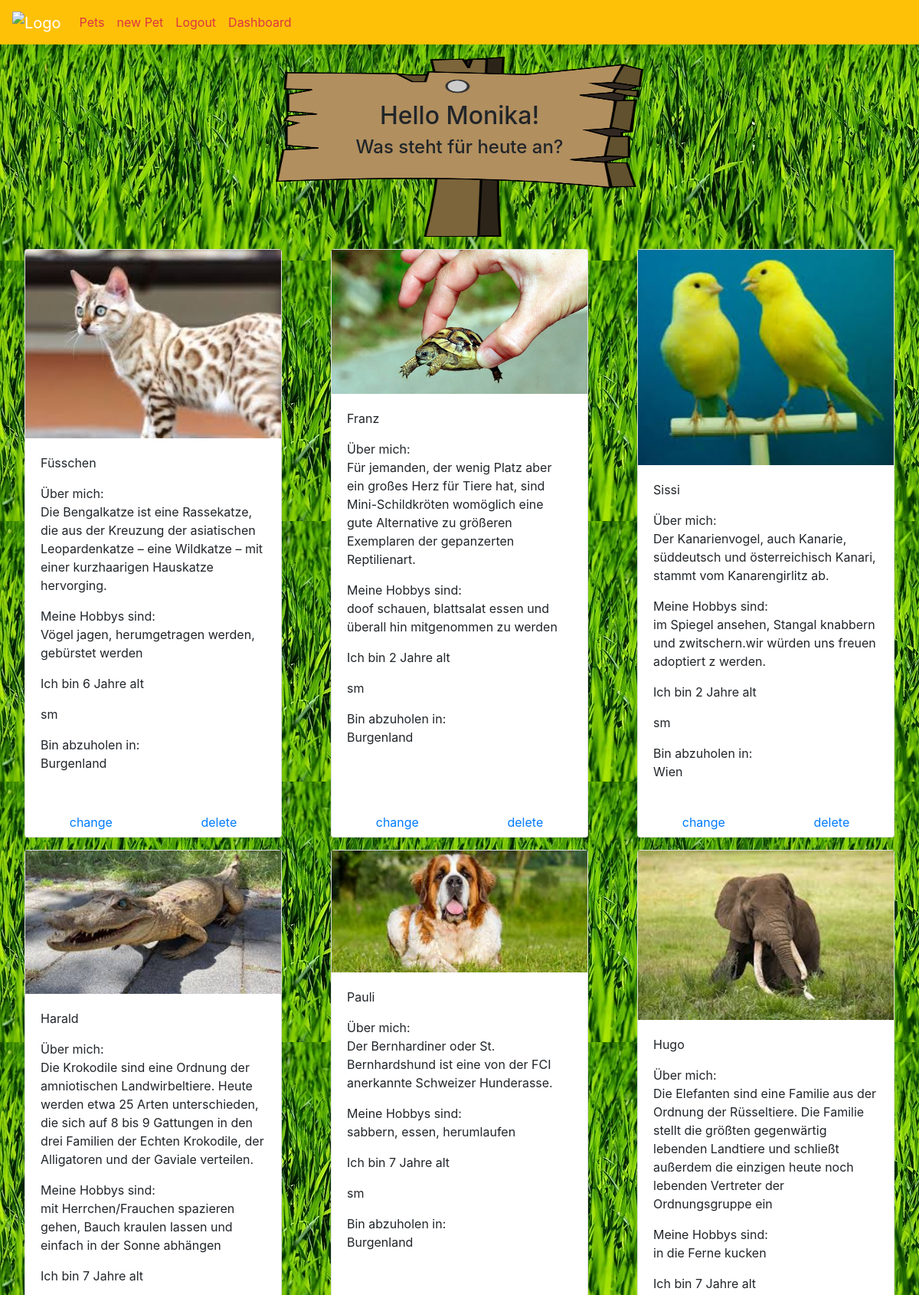
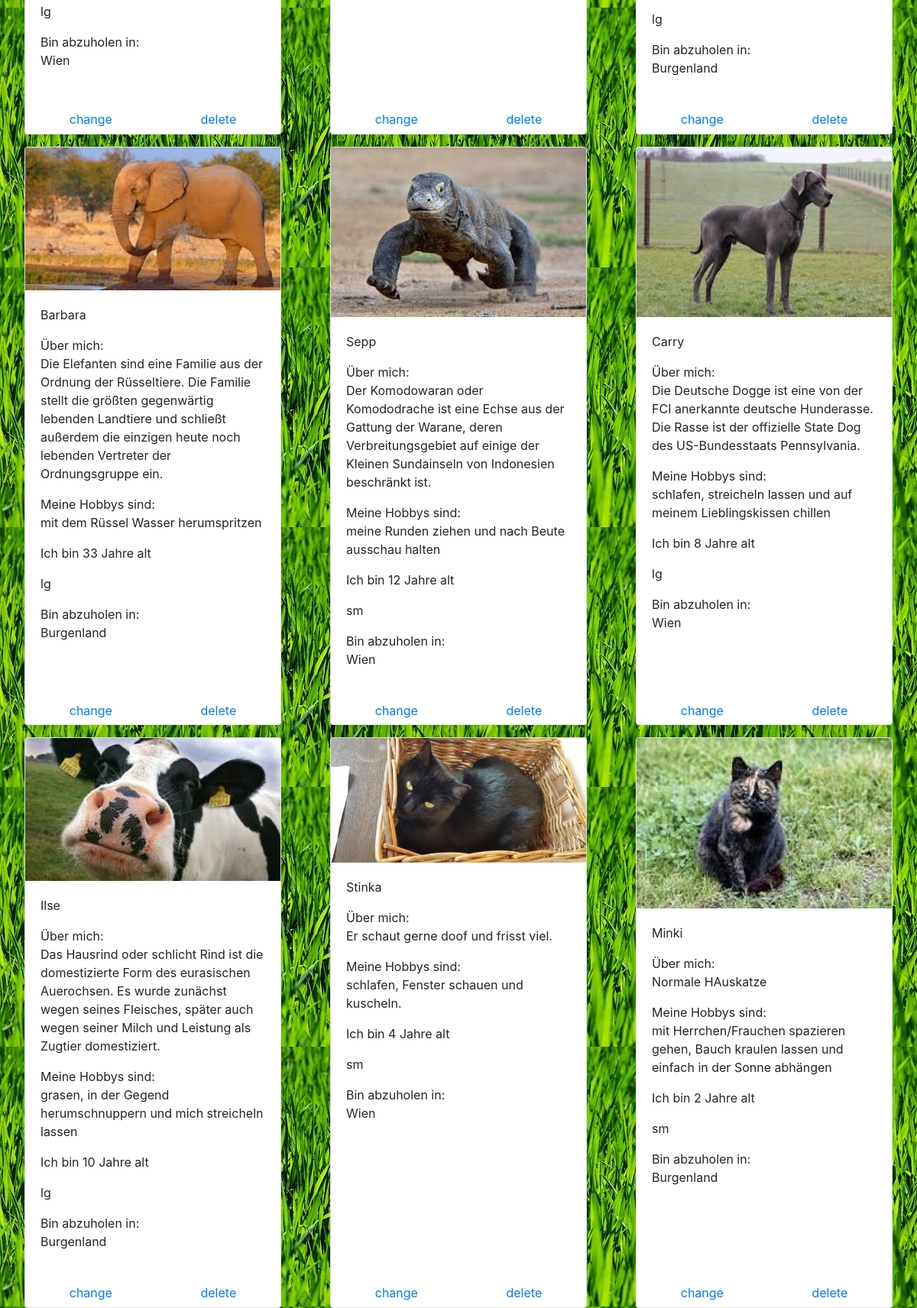
Screenshot of /admin.php (signed in) with the database file from the repository (2 pictures, top to bottom).
### tables this page shows
CREATE TABLE `users` (
  `user_id` int(11) NOT NULL,
  `userName` varchar(30) NOT NULL,
  `userEmail` varchar(60) NOT NULL,
  `userPass` varchar(255) NOT NULL,
  `status` enum('user','admin') DEFAULT 'user'
);

CREATE TABLE `animals` (
  `animal_id` int(11) NOT NULL,
  `name` varchar(50) NOT NULL,
  `img` text NOT NULL,
  `description` varchar(250) DEFAULT NULL,
  `age` int(20) NOT NULL,
  `hobbies` varchar(200) DEFAULT NULL,
  `typ` enum('sm','lg') NOT NULL,
  `fk_location_city` varchar(100) DEFAULT NULL
);

### admin.php (the view, shortened to what this page needs)
<?php
	require_once 'db_conn.php';
	$res = mysqli_query($conn, "SELECT * FROM users WHERE user_id=".$_SESSION['admin']);
	$userRow = mysqli_fetch_array($res, MYSQLI_ASSOC);
	$resPets = mysqli_query($conn, "SELECT * FROM animals");
?>
<!DOCTYPE html>
<html>
<head>
	<link rel="stylesheet" href="https://stackpath.bootstrapcdn.com/bootstrap/4.5.0/css/bootstrap.min.css">
	<link rel="stylesheet" type="text/css" href="style.css">
</head>
<body>
	<nav class="navbar navbar-expand-sm bg-warning navbar-dark sticky-top">
		<a class="navbar-brand" href="#">
    		<img src="img/logo.png" alt="Logo" style="width:60px;">
  		</a>
  		<ul class="navbar-nav">
    		<li class="nav-item">
      			<a class="nav-link text-danger" href="#">Pets</a>
    		</li>
    		<li class="nav-item">
      			<a class="nav-link text-danger" href="add.php">new Pet</a>
    		</li>
    		<li class="nav-item">
      			<a class="nav-link text-danger" href="logout.php?logout">Logout</a>
    		</li>
    		<li class="nav-item">
      			<a class="nav-link text-danger" href="adminDash.php">Dashboard</a>
    		</li>
  		</ul>
	</nav>
	<div class="container-fluid">
		<div class="welcome mt-3">
			<p class="h2"> Hello <?php echo $userRow['userName']?>!</p>
			<p class="h4">Was steht für heute an?</p>
		</div>
		<div class="row justify-content-around">
		<?php
			if(mysqli_num_rows($resPets) == 0) {
				echo "no Pets";
			}else {
				$rows = $resPets->fetch_all(MYSQLI_ASSOC);
				foreach ($rows as $value) {
					echo "<div class='card self mt-3'>
							<img class='img-fluid' src='img/".$value["img"]."'>
  							<div class='card-body body'>
  								<p>".$value["name"]."</p>
  								<p>Über mich:<br>".$value["description"]."</p>
  								<p>Meine Hobbys sind:<br>".$value["hobbies"]."</p>
  								<p>Ich bin ".$value["age"]." Jahre alt</p>
  								<p>".$value["typ"]."</p>
  								<p>Bin abzuholen in:<br>".$value["fk_location_city"]."</p>
  							</div>
  							<div class='d-flex justify-content-around'>
								<a class='crud' href='update.php?id=".$value["animal_id"]."'>change</a>
								<a class='crud' href='delete.php?id=".$value["animal_id"]."'>delete</a>
  							</div>
						 </div>";
				}
			}
		?>
		</div>
	</div>
</body>
</html>

### style.css (style rules this page uses)
body { background-image: url("img/body.jpg"); }
.self { width: 21em; }
.welcome { width: 30em; padding: 5% 5% 8% 5%; margin: auto; text-align: center; border-radius: 1%; background-image: url("img/schild.png"); background-size: 100% 100%; }
.crud { padding: 2%; }

### rows the page displays
users: userName "Monika"
animals: img (picture), name "Füsschen", description "Die Bengalkatze ist eine Rassekatze, die aus der Kreuzung der asiatischen Leopardenkatze – eine Wildkatze – mit einer kurzhaarigen Hauskatze hervorging.", hobbies "Vögel jagen, herumgetragen werden, gebürstet werden", age "6", typ "sm", fk_location_city "Burgenland"
animals: img (picture), name "Franz", description "Für jemanden, der wenig Platz aber ein großes Herz für Tiere hat, sind Mini-Schildkröten womöglich eine gute Alternative zu größeren Exemplaren der gepanzerten Reptilienart.", hobbies "doof schauen, blattsalat essen und überall hin mitgenommen zu werden", age "2", typ "sm", fk_location_city "Burgenland"
animals: img (picture), name "Sissi", description "Der Kanarienvogel, auch Kanarie, süddeutsch und österreichisch Kanari, stammt vom Kanarengirlitz ab.", hobbies "im Spiegel ansehen, Stangal knabbern und zwitschern.wir würden uns freuen adoptiert z werden.", age "2", typ "sm", fk_location_city "Wien"
animals: img (picture), name "Harald", description "Die Krokodile sind eine Ordnung der amniotischen Landwirbeltiere. Heute werden etwa 25 Arten unterschieden, die sich auf 8 bis 9 Gattungen in den drei Familien der Echten Krokodile, der Alligatoren und der Gaviale verteilen.", hobbies "mit Herrchen/Frauchen spazieren gehen, Bauch kraulen lassen und einfach in der Sonne abhängen", age "7", typ "lg", fk_location_city "Wien"
animals: img (picture), name "Pauli", description "Der Bernhardiner oder St. Bernhardshund ist eine von der FCI anerkannte Schweizer Hunderasse.", hobbies "sabbern, essen, herumlaufen", age "7", typ "sm", fk_location_city "Burgenland"
animals: img (picture), name "Hugo", description "Die Elefanten sind eine Familie aus der Ordnung der Rüsseltiere. Die Familie stellt die größten gegenwärtig lebenden Landtiere und schließt außerdem die einzigen heute noch lebenden Vertreter der Ordnungsgruppe ein", hobbies "in die Ferne kucken", age "7", typ "lg", fk_location_city "Burgenland"
animals: img (picture), name "Barbara", description "Die Elefanten sind eine Familie aus der Ordnung der Rüsseltiere. Die Familie stellt die größten gegenwärtig lebenden Landtiere und schließt außerdem die einzigen heute noch lebenden Vertreter der Ordnungsgruppe ein.", hobbies "mit dem Rüssel Wasser herumspritzen", age "33", typ "lg", fk_location_city "Burgenland"
animals: img (picture), name "Sepp", description "Der Komodowaran oder Komododrache ist eine Echse aus der Gattung der Warane, deren Verbreitungsgebiet auf einige der Kleinen Sundainseln von Indonesien beschränkt ist.", hobbies "meine Runden ziehen und nach Beute ausschau halten", age "12", typ "sm", fk_location_city "Wien"
animals: img (picture), name "Carry", description "Die Deutsche Dogge ist eine von der FCI anerkannte deutsche Hunderasse. Die Rasse ist der offizielle State Dog des US-Bundesstaats Pennsylvania.", hobbies "schlafen, streicheln lassen und auf meinem Lieblingskissen chillen", age "8", typ "lg", fk_location_city "Wien"
animals: img (picture), name "Ilse", description "Das Hausrind oder schlicht Rind ist die domestizierte Form des eurasischen Auerochsen. Es wurde zunächst wegen seines Fleisches, später auch wegen seiner Milch und Leistung als Zugtier domestiziert.", hobbies "grasen, in der Gegend herumschnuppern und mich streicheln lassen", age "10", typ "lg", fk_location_city "Burgenland"
animals: img (picture), name "Stinka", description "Er schaut gerne doof und frisst viel.", hobbies "schlafen, Fenster schauen und kuscheln.", age "4", typ "sm", fk_location_city "Wien"
animals: img (picture), name "Minki", description "Normale HAuskatze", hobbies "mit Herrchen/Frauchen spazieren gehen, Bauch kraulen lassen und einfach in der Sonne abhängen", age "2", typ "sm", fk_location_city "Burgenland"
